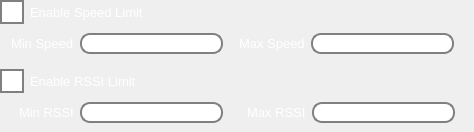
            <widget class="QWidget" name="widget_4" native="true">
             <layout class="QVBoxLayout" name="verticalLayout_6">
              <property name="leftMargin">
               <number>0</number>
              </property>
              <property name="topMargin">
               <number>0</number>
              </property>
              <property name="rightMargin">
               <number>0</number>
              </property>
              <property name="bottomMargin">
               <number>0</number>
              </property>
              <item>
               <widget class="QWidget" name="widget_16" native="true">
                <layout class="QVBoxLayout" name="verticalLayout_15">
                 <property name="spacing">
                  <number>0</number>
                 </property>
                 <property name="leftMargin">
                  <number>0</number>
                 </property>
                 <property name="topMargin">
                  <number>0</number>
                 </property>
                 <property name="rightMargin">
                  <number>0</number>
                 </property>
                 <property name="bottomMargin">
                  <number>0</number>
                 </property>
                 <item>
                  <widget class="QCheckBox" name="speed_limit">
                   <property name="font">
                    <font>
                     <pointsize>10</pointsize>
                     <weight>50</weight>
                     <bold>false</bold>
                    </font>
                   </property>
                   <property name="styleSheet">
                    <string notr="true">QCheckBox{
	color: white; 
}

QCheckBox::indicator {  
    width: 20px;  
    height: 20px;  
}  

QCheckBox::indicator:unchecked {  
    border: 2px solid gray;  
    background-color: white;  
}

QCheckBox::indicator:checked { 
	border: 2px solid gray;   
    image: url(:/img/checkmark.png);  /* Use a custom image if needed */  
 }</string>
                   </property>
                   <property name="text">
                    <string>Enable Speed Limit</string>
                   </property>
                  </widget>
                 </item>
                 <item>
                  <widget class="QWidget" name="widget_17" native="true">
                   <property name="sizePolicy">
                    <sizepolicy hsizetype="Preferred" vsizetype="Maximum">
                     <horstretch>0</horstretch>
                     <verstretch>0</verstretch>
                    </sizepolicy>
                   </property>
                   <layout class="QHBoxLayout" name="horizontalLayout_15">
                    <property name="leftMargin">
                     <number>10</number>
                    </property>
                    <property name="topMargin">
                     <number>0</number>
                    </property>
                    <property name="rightMargin">
                     <number>10</number>
                    </property>
                    <property name="bottomMargin">
                     <number>0</number>
                    </property>
                    <item>
                     <widget class="QWidget" name="widget_18" native="true">
                      <property name="sizePolicy">
                       <sizepolicy hsizetype="Maximum" vsizetype="Maximum">
                        <horstretch>0</horstretch>
                        <verstretch>0</verstretch>
                       </sizepolicy>
                      </property>
                      <layout class="QHBoxLayout" name="horizontalLayout_16">
                       <property name="leftMargin">
                        <number>0</number>
                       </property>
                       <property name="topMargin">
                        <number>0</number>
                       </property>
                       <property name="rightMargin">
                        <number>0</number>
                       </property>
                       <property name="bottomMargin">
                        <number>0</number>
                       </property>
                       <item>
                        <widget class="QLabel" name="label_40">
                         <property name="font">
                          <font>
                           <pointsize>10</pointsize>
                           <weight>50</weight>
                           <bold>false</bold>
                          </font>
                         </property>
                         <property name="styleSheet">
                          <string notr="true">QLabel {  
    color: white;  /* Change 'blue' to your preferred color */  
}  </string>
                         </property>
                         <property name="text">
                          <string>Min Speed</string>
                         </property>
                        </widget>
                       </item>
                       <item>
                        <widget class="QLineEdit" name="setting_min_speed">
                         <property name="font">
                          <font>
                           <pointsize>10</pointsize>
                           <weight>50</weight>
                           <bold>false</bold>
                          </font>
                         </property>
                         <property name="styleSheet">
                          <string notr="true">QLineEdit {  
    border: 2px solid gray;  
    border-radius: 10px;  
    padding: 0 8px;  
    background: white;  
    selection-background-color: darkgray;  
}  </string>
                         </property>
                        </widget>
                       </item>
                      </layout>
                     </widget>
                    </item>
                    <item>
                     <widget class="QWidget" name="widget_19" native="true">
                      <property name="sizePolicy">
                       <sizepolicy hsizetype="Maximum" vsizetype="Maximum">
                        <horstretch>0</horstretch>
                        <verstretch>0</verstretch>
                       </sizepolicy>
                      </property>
                      <layout class="QHBoxLayout" name="horizontalLayout_17">
                       <item>
                        <widget class="QLabel" name="label_41">
                         <property name="font">
                          <font>
                           <pointsize>10</pointsize>
                           <weight>50</weight>
                           <bold>false</bold>
                          </font>
                         </property>
                         <property name="styleSheet">
                          <string notr="true">QLabel {  
    color: white;  /* Change 'blue' to your preferred color */  
}  </string>
                         </property>
                         <property name="text">
                          <string>Max Speed</string>
                         </property>
                        </widget>
                       </item>
                       <item>
                        <widget class="QLineEdit" name="setting_max_speed">
                         <property name="font">
                          <font>
                           <pointsize>10</pointsize>
                           <weight>50</weight>
                           <bold>false</bold>
                          </font>
                         </property>
                         <property name="styleSheet">
                          <string notr="true">QLineEdit {  
    border: 2px solid gray;  
    border-radius: 10px;  
    padding: 0 8px;  
    background: white;  
    selection-background-color: darkgray;  
}  </string>
                         </property>
                        </widget>
                       </item>
                      </layout>
                     </widget>
                    </item>
                   </layout>
                  </widget>
                 </item>
                </layout>
               </widget>
              </item>
              <item>
               <widget class="QWidget" name="widget_5" native="true">
                <layout class="QVBoxLayout" name="verticalLayout_14">
                 <property name="spacing">
                  <number>0</number>
                 </property>
                 <property name="leftMargin">
                  <number>0</number>
                 </property>
                 <property name="topMargin">
                  <number>0</number>
                 </property>
                 <property name="rightMargin">
                  <number>0</number>
                 </property>
                 <property name="bottomMargin">
                  <number>0</number>
                 </property>
                 <item>
                  <widget class="QCheckBox" name="rssi_limit">
                   <property name="font">
                    <font>
                     <pointsize>10</pointsize>
                     <weight>50</weight>
                     <bold>false</bold>
                    </font>
                   </property>
                   <property name="styleSheet">
                    <string notr="true">QCheckBox{
	color: white; 
}

QCheckBox::indicator {  
    width: 20px;  
    height: 20px;  
}  

QCheckBox::indicator:unchecked {  
    border: 2px solid gray;  
    background-color: white;  
}

QCheckBox::indicator:checked { 
	border: 2px solid gray;   
    image: url(:/img/checkmark.png);  /* Use a custom image if needed */  
 }</string>
                   </property>
                   <property name="text">
                    <string>Enable RSSI Limit</string>
                   </property>
                  </widget>
                 </item>
                 <item>
                  <widget class="QWidget" name="widget_14" native="true">
                   <property name="sizePolicy">
                    <sizepolicy hsizetype="Preferred" vsizetype="Maximum">
                     <horstretch>0</horstretch>
                     <verstretch>0</verstretch>
                    </sizepolicy>
                   </property>
                   <layout class="QHBoxLayout" name="horizontalLayout_13">
                    <property name="leftMargin">
                     <number>10</number>
                    </property>
                    <property name="topMargin">
                     <number>0</number>
                    </property>
                    <property name="rightMargin">
                     <number>10</number>
                    </property>
                    <property name="bottomMargin">
                     <number>0</number>
                    </property>
                    <item>
                     <widget class="QWidget" name="widget_13" native="true">
                      <property name="sizePolicy">
                       <sizepolicy hsizetype="Maximum" vsizetype="Maximum">
                        <horstretch>0</horstretch>
                        <verstretch>0</verstretch>
                       </sizepolicy>
                      </property>
                      <layout class="QHBoxLayout" name="horizontalLayout">
                       <item>
                        <widget class="QLabel" name="label_38">
                         <property name="font">
                          <font>
                           <pointsize>10</pointsize>
                           <weight>50</weight>
                           <bold>false</bold>
                          </font>
                         </property>
                         <property name="styleSheet">
                          <string notr="true">QLabel {  
    color: white;  /* Change 'blue' to your preferred color */  
}  </string>
                         </property>
                         <property name="text">
                          <string>Min RSSI</string>
                         </property>
                        </widget>
                       </item>
                       <item>
                        <widget class="QLineEdit" name="setting_min_rssi">
                         <property name="font">
                          <font>
                           <pointsize>10</pointsize>
                           <weight>50</weight>
                           <bold>false</bold>
                          </font>
                         </property>
                         <property name="styleSheet">
                          <string notr="true">QLineEdit {  
    border: 2px solid gray;  
    border-radius: 10px;  
    padding: 0 8px;  
    background: white;  
    selection-background-color: darkgray;  
}  </string>
                         </property>
                        </widget>
                       </item>
                      </layout>
                     </widget>
                    </item>
                    <item>
                     <widget class="QWidget" name="widget_15" native="true">
                      <property name="sizePolicy">
                       <sizepolicy hsizetype="Maximum" vsizetype="Maximum">
                        <horstretch>0</horstretch>
                        <verstretch>0</verstretch>
                       </sizepolicy>
                      </property>
                      <layout class="QHBoxLayout" name="horizontalLayout_14">
                       <item>
                        <widget class="QLabel" name="label_39">
                         <property name="font">
                          <font>
                           <pointsize>10</pointsize>
                           <weight>50</weight>
                           <bold>false</bold>
                          </font>
                         </property>
                         <property name="styleSheet">
                          <string notr="true">QLabel {  
    color: white;  /* Change 'blue' to your preferred color */  
}  </string>
                         </property>
                         <property name="text">
                          <string>Max RSSI</string>
                         </property>
                        </widget>
                       </item>
                       <item>
                        <widget class="QLineEdit" name="setting_max_rssi">
                         <property name="font">
                          <font>
                           <pointsize>10</pointsize>
                           <weight>50</weight>
                           <bold>false</bold>
                          </font>
                         </property>
                         <property name="styleSheet">
                          <string notr="true">QLineEdit {  
    border: 2px solid gray;  
    border-radius: 10px;  
    padding: 0 8px;  
    background: white;  
    selection-background-color: darkgray;  
}  </string>
                         </property>
                        </widget>
                       </item>
                      </layout>
                     </widget>
                    </item>
                   </layout>
                  </widget>
                 </item>
                </layout>
               </widget>
              </item>
             </layout>
            </widget>
